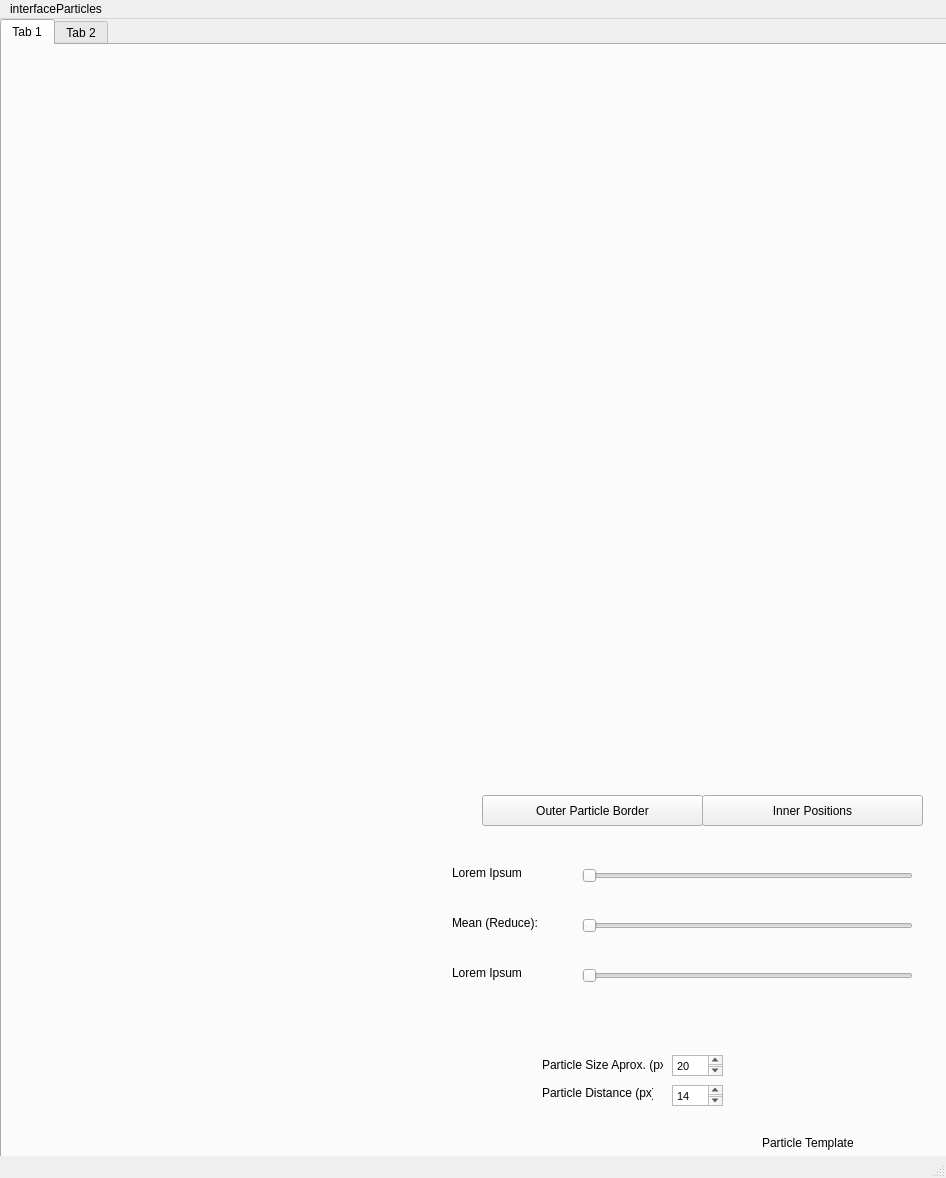
<?xml version="1.0" encoding="UTF-8"?>
<ui version="4.0">
 <class>MainWindow</class>
 <widget class="QMainWindow" name="MainWindow">
  <property name="geometry">
   <rect>
    <x>0</x>
    <y>0</y>
    <width>946</width>
    <height>1178</height>
   </rect>
  </property>
  <property name="windowTitle">
   <string>MainWindow</string>
  </property>
  <widget class="QWidget" name="centralwidget">
   <widget class="QTabWidget" name="tabWidget">
    <property name="geometry">
     <rect>
      <x>0</x>
      <y>0</y>
      <width>951</width>
      <height>1221</height>
     </rect>
    </property>
    <property name="currentIndex">
     <number>0</number>
    </property>
    <widget class="QWidget" name="tab_3">
     <attribute name="title">
      <string>Tab 1</string>
     </attribute>
     <widget class="QLabel" name="ParticleTemplate_2">
      <property name="geometry">
       <rect>
        <x>10</x>
        <y>10</y>
        <width>901</width>
        <height>731</height>
       </rect>
      </property>
      <property name="text">
       <string/>
      </property>
      <property name="pixmap">
       <pixmap>../Bilder/2020_11_12-PdPt19_100_C-black_2.jpg</pixmap>
      </property>
      <property name="scaledContents">
       <bool>true</bool>
      </property>
     </widget>
     <widget class="QSlider" name="BackgroundSlide">
      <property name="geometry">
       <rect>
        <x>-400</x>
        <y>101</y>
        <width>301</width>
        <height>21</height>
       </rect>
      </property>
      <property name="orientation">
       <enum>Qt::Horizontal</enum>
      </property>
     </widget>
     <widget class="QLabel" name="ParticleAproxLabel">
      <property name="geometry">
       <rect>
        <x>540</x>
        <y>1010</y>
        <width>121</width>
        <height>20</height>
       </rect>
      </property>
      <property name="text">
       <string>Particle Size Aprox. (px)</string>
      </property>
     </widget>
     <widget class="QPushButton" name="CalculateParticles">
      <property name="geometry">
       <rect>
        <x>-410</x>
        <y>330</y>
        <width>241</width>
        <height>61</height>
       </rect>
      </property>
      <property name="text">
       <string>Calculate  Particles</string>
      </property>
     </widget>
     <widget class="QPushButton" name="Update">
      <property name="geometry">
       <rect>
        <x>-470</x>
        <y>260</y>
        <width>171</width>
        <height>41</height>
       </rect>
      </property>
      <property name="text">
       <string>Update Image</string>
      </property>
     </widget>
     <widget class="QLabel" name="ParticleTemplate">
      <property name="geometry">
       <rect>
        <x>750</x>
        <y>960</y>
        <width>111</width>
        <height>111</height>
       </rect>
      </property>
      <property name="text">
       <string/>
      </property>
      <property name="pixmap">
       <pixmap>../../../../../../Pictures/s-l300 (2).png</pixmap>
      </property>
      <property name="scaledContents">
       <bool>true</bool>
      </property>
     </widget>
     <widget class="QSlider" name="PeakSlide">
      <property name="geometry">
       <rect>
        <x>-400</x>
        <y>201</y>
        <width>301</width>
        <height>21</height>
       </rect>
      </property>
      <property name="orientation">
       <enum>Qt::Horizontal</enum>
      </property>
     </widget>
     <widget class="QTextEdit" name="DistanceBox">
      <property name="geometry">
       <rect>
        <x>670</x>
        <y>1040</y>
        <width>51</width>
        <height>21</height>
       </rect>
      </property>
      <property name="html">
       <string>&lt;!DOCTYPE HTML PUBLIC &quot;-//W3C//DTD HTML 4.0//EN&quot; &quot;http://www.w3.org/TR/REC-html40/strict.dtd&quot;&gt;
&lt;html&gt;&lt;head&gt;&lt;meta name=&quot;qrichtext&quot; content=&quot;1&quot; /&gt;&lt;style type=&quot;text/css&quot;&gt;
p, li { white-space: pre-wrap; }
&lt;/style&gt;&lt;/head&gt;&lt;body style=&quot; font-family:'MS Shell Dlg 2'; font-size:8.25pt; font-weight:400; font-style:normal;&quot;&gt;
&lt;p style=&quot; margin-top:0px; margin-bottom:0px; margin-left:0px; margin-right:0px; -qt-block-indent:0; text-indent:0px;&quot;&gt;14&lt;/p&gt;&lt;/body&gt;&lt;/html&gt;</string>
      </property>
     </widget>
     <widget class="QPushButton" name="ShowContours">
      <property name="geometry">
       <rect>
        <x>-280</x>
        <y>260</y>
        <width>171</width>
        <height>41</height>
       </rect>
      </property>
      <property name="text">
       <string>Show Contours</string>
      </property>
      <property name="checkable">
       <bool>true</bool>
      </property>
      <property name="checked">
       <bool>true</bool>
      </property>
     </widget>
     <widget class="QLabel" name="label">
      <property name="geometry">
       <rect>
        <x>-310</x>
        <y>40</y>
        <width>47</width>
        <height>13</height>
       </rect>
      </property>
      <property name="text">
       <string>Filter:</string>
      </property>
     </widget>
     <widget class="QTextEdit" name="ParticleSizeBox">
      <property name="geometry">
       <rect>
        <x>670</x>
        <y>1010</y>
        <width>51</width>
        <height>21</height>
       </rect>
      </property>
      <property name="html">
       <string>&lt;!DOCTYPE HTML PUBLIC &quot;-//W3C//DTD HTML 4.0//EN&quot; &quot;http://www.w3.org/TR/REC-html40/strict.dtd&quot;&gt;
&lt;html&gt;&lt;head&gt;&lt;meta name=&quot;qrichtext&quot; content=&quot;1&quot; /&gt;&lt;style type=&quot;text/css&quot;&gt;
p, li { white-space: pre-wrap; }
&lt;/style&gt;&lt;/head&gt;&lt;body style=&quot; font-family:'MS Shell Dlg 2'; font-size:8.25pt; font-weight:400; font-style:normal;&quot;&gt;
&lt;p style=&quot; margin-top:0px; margin-bottom:0px; margin-left:0px; margin-right:0px; -qt-block-indent:0; text-indent:0px;&quot;&gt;20&lt;/p&gt;&lt;/body&gt;&lt;/html&gt;</string>
      </property>
     </widget>
     <widget class="QLabel" name="TemplateLabel">
      <property name="geometry">
       <rect>
        <x>760</x>
        <y>1090</y>
        <width>91</width>
        <height>16</height>
       </rect>
      </property>
      <property name="text">
       <string>Particle Template</string>
      </property>
     </widget>
     <widget class="QSlider" name="horizontalSlider_6">
      <property name="geometry">
       <rect>
        <x>580</x>
        <y>920</y>
        <width>331</width>
        <height>22</height>
       </rect>
      </property>
      <property name="orientation">
       <enum>Qt::Horizontal</enum>
      </property>
     </widget>
     <widget class="QSlider" name="MeanSlide">
      <property name="geometry">
       <rect>
        <x>580</x>
        <y>870</y>
        <width>331</width>
        <height>22</height>
       </rect>
      </property>
      <property name="orientation">
       <enum>Qt::Horizontal</enum>
      </property>
     </widget>
     <widget class="QLabel" name="PeaksLabel">
      <property name="geometry">
       <rect>
        <x>-520</x>
        <y>200</y>
        <width>111</width>
        <height>16</height>
       </rect>
      </property>
      <property name="text">
       <string>Gradient Peaks:</string>
      </property>
     </widget>
     <widget class="QSlider" name="AdaptiveSlide">
      <property name="geometry">
       <rect>
        <x>-400</x>
        <y>150</y>
        <width>301</width>
        <height>21</height>
       </rect>
      </property>
      <property name="orientation">
       <enum>Qt::Horizontal</enum>
      </property>
     </widget>
     <widget class="QLabel" name="LoremIpsum1">
      <property name="geometry">
       <rect>
        <x>450</x>
        <y>820</y>
        <width>101</width>
        <height>16</height>
       </rect>
      </property>
      <property name="text">
       <string>Lorem Ipsum</string>
      </property>
     </widget>
     <widget class="QPushButton" name="ShowOriginal">
      <property name="geometry">
       <rect>
        <x>-520</x>
        <y>30</y>
        <width>171</width>
        <height>31</height>
       </rect>
      </property>
      <property name="text">
       <string>Original</string>
      </property>
     </widget>
     <widget class="QPushButton" name="ShowAdaptive">
      <property name="geometry">
       <rect>
        <x>480</x>
        <y>750</y>
        <width>221</width>
        <height>31</height>
       </rect>
      </property>
      <property name="text">
       <string>Outer Particle Border</string>
      </property>
     </widget>
     <widget class="QLabel" name="LoremIpsum2">
      <property name="geometry">
       <rect>
        <x>450</x>
        <y>920</y>
        <width>101</width>
        <height>16</height>
       </rect>
      </property>
      <property name="text">
       <string>Lorem Ipsum</string>
      </property>
     </widget>
     <widget class="QLabel" name="AdaptiveLabel">
      <property name="geometry">
       <rect>
        <x>-520</x>
        <y>150</y>
        <width>111</width>
        <height>16</height>
       </rect>
      </property>
      <property name="text">
       <string>Adaptive Thresh:</string>
      </property>
     </widget>
     <widget class="QSlider" name="horizontalSlider_4">
      <property name="geometry">
       <rect>
        <x>580</x>
        <y>820</y>
        <width>331</width>
        <height>22</height>
       </rect>
      </property>
      <property name="orientation">
       <enum>Qt::Horizontal</enum>
      </property>
     </widget>
     <widget class="QPushButton" name="ShowBackground">
      <property name="geometry">
       <rect>
        <x>-260</x>
        <y>30</y>
        <width>221</width>
        <height>31</height>
       </rect>
      </property>
      <property name="text">
       <string>Background</string>
      </property>
     </widget>
     <widget class="QLabel" name="ParticleDistanceLabel">
      <property name="geometry">
       <rect>
        <x>540</x>
        <y>1040</y>
        <width>111</width>
        <height>16</height>
       </rect>
      </property>
      <property name="text">
       <string>Particle Distance (px):</string>
      </property>
     </widget>
     <widget class="QLabel" name="BackgroundLabel">
      <property name="geometry">
       <rect>
        <x>-520</x>
        <y>100</y>
        <width>111</width>
        <height>16</height>
       </rect>
      </property>
      <property name="text">
       <string>Background Thresh:</string>
      </property>
     </widget>
     <widget class="QLabel" name="MeanLabel">
      <property name="geometry">
       <rect>
        <x>450</x>
        <y>870</y>
        <width>101</width>
        <height>16</height>
       </rect>
      </property>
      <property name="text">
       <string>Mean (Reduce):</string>
      </property>
     </widget>
     <widget class="QPushButton" name="ShowPeaks">
      <property name="geometry">
       <rect>
        <x>700</x>
        <y>750</y>
        <width>221</width>
        <height>31</height>
       </rect>
      </property>
      <property name="text">
       <string>Inner Positions</string>
      </property>
     </widget>
    </widget>
    <widget class="QWidget" name="tab_4">
     <attribute name="title">
      <string>Tab 2</string>
     </attribute>
    </widget>
   </widget>
  </widget>
  <widget class="QMenuBar" name="menubar">
   <property name="geometry">
    <rect>
     <x>0</x>
     <y>0</y>
     <width>946</width>
     <height>21</height>
    </rect>
   </property>
   <widget class="QMenu" name="menuinterfaceParticles">
    <property name="title">
     <string>interfaceParticles</string>
    </property>
    <addaction name="separator"/>
   </widget>
   <addaction name="menuinterfaceParticles"/>
  </widget>
  <widget class="QStatusBar" name="statusbar"/>
 </widget>
 <resources/>
 <connections/>
</ui>
